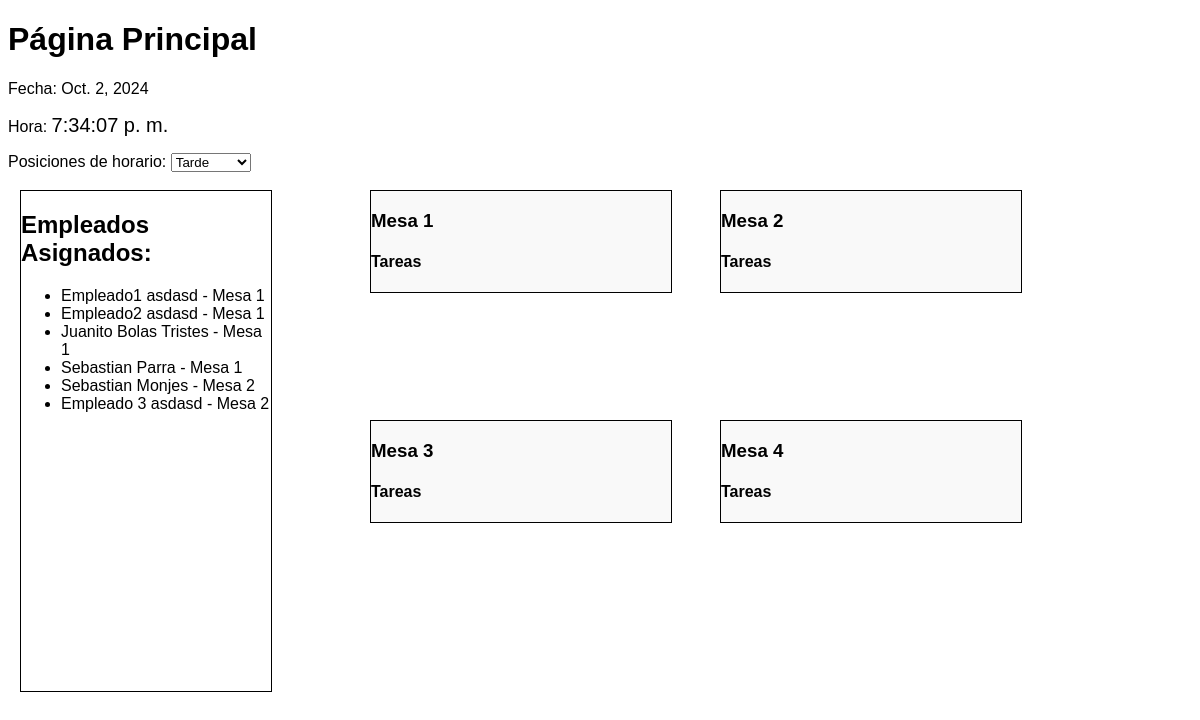
The page / on the database its author committed.
### myapp/models.py (models this page shows, shortened)
class PuestosDelDia(models.Model):
    HORARIO_CHOICES = [
        ('M', 'Mañana'),
        ('T', 'Tarde'),
        ('C', 'Completo'),
    ]
    fecha = models.DateField()
    horario = models.CharField(max_length=1, choices=HORARIO_CHOICES)
    mesa_1_empleados = models.ManyToManyField(Empleado, related_name='mesa_1', blank=True)
    mesa_1_tareas = models.ManyToManyField(Tarea, related_name='mesa_1_tareas', blank=True)
    mesa_2_empleados = models.ManyToManyField(Empleado, related_name='mesa_2', blank=True)
    mesa_2_tareas = models.ManyToManyField(Tarea, related_name='mesa_2_tareas', blank=True)
    mesa_3_empleados = models.ManyToManyField(Empleado, related_name='mesa_3', blank=True)
    mesa_3_tareas = models.ManyToManyField(Tarea, related_name='mesa_3_tareas', blank=True)
    mesa_4_empleados = models.ManyToManyField(Empleado, related_name='mesa_4', blank=True)
    mesa_4_tareas = models.ManyToManyField(Tarea, related_name='mesa_4_tareas', blank=True)
    comentario = models.TextField(blank=True, null=True)
    creado_por = models.ForeignKey(User, on_delete=models.SET_NULL, null=True, blank=True)
    class Meta:
        unique_together = ('fecha', 'horario')  # Esta combinación debe ser única

class Empleado(models.Model):
    HORARIO_CHOICES = [
        ('M', 'Mañana'),
        ('T', 'Tarde'),
        ('C', 'Completo'),
        ('O', 'Otros'),
    ]
    ACTIVO_CHOICES = [
        (True, 'SI'),
        (False, 'NO'),
    ]
    nombre = models.CharField(max_length=100)
    apellido = models.CharField(max_length=100)
    rut = models.CharField(max_length=12, unique=True)
    activo = models.BooleanField(choices=ACTIVO_CHOICES, default=True)
    horario = models.CharField(max_length=1, choices=HORARIO_CHOICES, default='O')
    observaciones = models.TextField(blank=True)
    imagen = models.ImageField(upload_to='empleados/', blank=True, null=True, default='default.jpg')  # Default image

### myapp/views.py (the view)
# urls.py: 2. Add a URL to urlpatterns:  path('', views.home, name='home')
def home(request):
    fecha_hora_actual = timezone.now()
    horario_default = 'M' if fecha_hora_actual.hour < 13 else 'T'
    horario_actual = request.POST.get('horario', horario_default)
    puestos = PuestosDelDia.objects.filter(fecha=fecha_hora_actual.date(), horario=horario_actual).first()
    empleados = []
    if puestos:
        empleados_mesa_1 = puestos.mesa_1_empleados.all()
        empleados_mesa_2 = puestos.mesa_2_empleados.all()
        empleados_mesa_3 = puestos.mesa_3_empleados.all()
        empleados_mesa_4 = puestos.mesa_4_empleados.all()
        for empleado in empleados_mesa_1:
            empleados.append({'nombre': empleado.nombre, 'apellido': empleado.apellido, 'mesa': 'Mesa 1'})
        for empleado in empleados_mesa_2:
            empleados.append({'nombre': empleado.nombre, 'apellido': empleado.apellido, 'mesa': 'Mesa 2'})
        for empleado in empleados_mesa_3:
            empleados.append({'nombre': empleado.nombre, 'apellido': empleado.apellido, 'mesa': 'Mesa 3'})
        for empleado in empleados_mesa_4:
            empleados.append({'nombre': empleado.nombre, 'apellido': empleado.apellido, 'mesa': 'Mesa 4'})
    return render(request, 'home.html', {
        'fecha_hora': fecha_hora_actual,
        'empleados': empleados,
        'horario_actual': horario_actual
    })

### myapp/templates/home.html (shortened to what this page needs)
{% load static %}
<!DOCTYPE html>
<html lang="es">
<head>
    <link rel="stylesheet" href="{% static 'myapp/styles.css' %}">
</head>
<body>
    <h1>Página Principal</h1>
    <p>Fecha: {{ fecha_hora.date }}</p>
    <p>Hora: <span id="hora">{{ fecha_hora.time }}</span></p>
    <form id="horario-form" method="post">
        <label for="horario-select">Posiciones de horario:</label>
        <select id="horario-select" name="horario" onchange="cambiarHorario()">
            <option value="T" {% if horario_actual == 'T' %}selected{% endif %}>Tarde</option>
        </select>
    </form>
    <div id="empleados-list">
        <h2>Empleados Asignados:</h2>
        <ul id="empleados-list-content">
            {% for empleado in empleados %}
                <li>{{ empleado.nombre }} {{ empleado.apellido }} - {{ empleado.mesa }}</li>
            {% endfor %}
        </ul>
    </div>
    <div id="mesas-container">
        <div class="mesa" id="mesa-1">
            <h3>Mesa 1</h3>
            <h4>Tareas</h4>
        </div>
        <div class="mesa" id="mesa-2">
            <h3>Mesa 2</h3>
            <h4>Tareas</h4>
        </div>
        <div class="mesa" id="mesa-3">
            <h3>Mesa 3</h3>
            <h4>Tareas</h4>
        </div>
        <div class="mesa" id="mesa-4">
            <h3>Mesa 4</h3>
            <h4>Tareas</h4>
        </div>
    </div>
</body>
</html>

### myapp/static/myapp/styles.css (style rules this page uses)
body { font-family: Arial, sans-serif; }
#hora { font-size: 20px; }
#empleados-list { position: absolute; left: 0; top: 170px; width: 250px; height: 500px; border: 1px solid #000; overflow-y: scroll; margin: 20px; }
#mesas-container { display: grid; grid-template-columns: 1fr 1fr; gap: 20px; margin-left: 270px; margin-top: 20px; }
.mesa { position: absolute; width: 300px; height: auto; border: 1px solid #000; overflow-y: auto; margin: 20px; background-color: #f9f9f9; }
.mesa:nth-child(1) { top: 170px; left: 350px; }
.mesa:nth-child(2) { top: 170px; left: 700px; }
.mesa:nth-child(3) { top: 400px; left: 350px; }
.mesa:nth-child(4) { top: 400px; left: 700px; }

### rows shown on the page
PuestosDelDia: date "Oct. 2, 2024"
Empleado: nombre "Empleado1", apellido "asdasd"
Empleado: nombre "Empleado2", apellido "asdasd"
Empleado: nombre "Juanito", apellido "Bolas Tristes"
Empleado: nombre "Sebastian", apellido "Parra"
Empleado: nombre "Sebastian", apellido "Monjes"
Empleado: nombre "Empleado 3", apellido "asdasd"

### other values the page prints
{{ empleado.mesa }} "Mesa 1" "Mesa 1" "Mesa 1" "Mesa 1" "Mesa 2" "Mesa 2"
